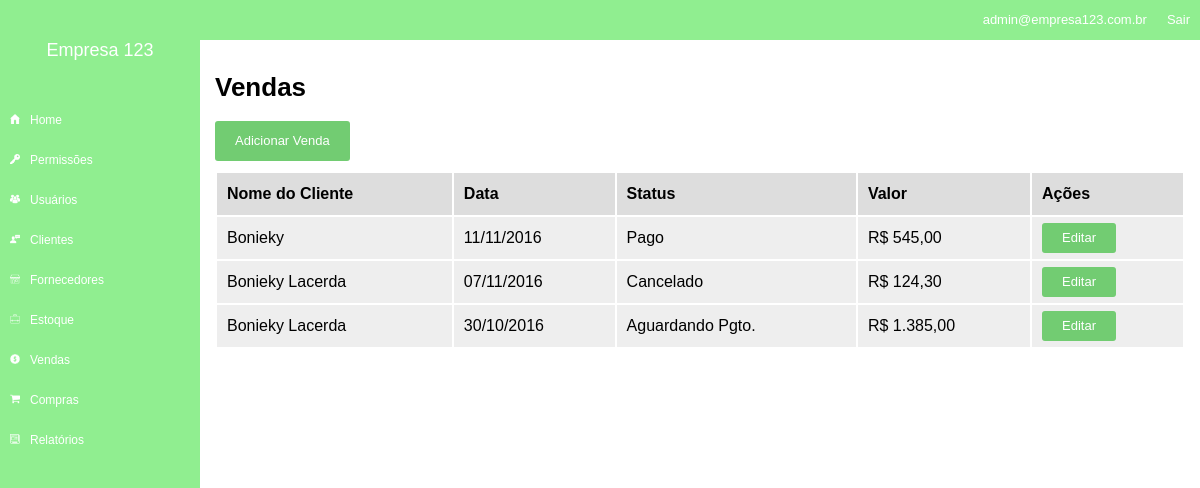
/sales (signed in), run on the app's committed database.
### tables this page shows
CREATE TABLE `sales` (
  `id` int(11) unsigned NOT NULL AUTO_INCREMENT,
  `id_company` int(11) NOT NULL,
  `id_client` int(11) NOT NULL,
  `id_user` int(11) NOT NULL,
  `date_sale` datetime NOT NULL,
  `total_price` float NOT NULL,
  `status` tinyint(1) NOT NULL,
  PRIMARY KEY (`id`)
);

CREATE TABLE `clients` (
  `id` int(11) unsigned NOT NULL AUTO_INCREMENT,
  `id_company` int(11) NOT NULL,
  `name` varchar(100) NOT NULL DEFAULT '',
  `email` varchar(100) DEFAULT NULL,
  `phone` varchar(50) DEFAULT NULL,
  `address` varchar(100) DEFAULT NULL,
  `address2` varchar(100) DEFAULT NULL,
  `address_number` varchar(50) DEFAULT NULL,
  `address_neighb` varchar(100) DEFAULT NULL,
  `address_city` varchar(50) DEFAULT NULL,
  `address_state` varchar(50) DEFAULT NULL,
  `address_country` varchar(50) DEFAULT NULL,
  `address_zipcode` varchar(50) DEFAULT NULL,
  `stars` int(11) NOT NULL DEFAULT '3',
  `internal_obs` text,
  PRIMARY KEY (`id`)
);

### core/Controller.php (called while the page is built, shortened)
<?php
class controller {
	public function loadTemplate($viewName, $viewData = array()) {
		include 'views/template.php';
	}
	public function loadViewInTemplate($viewName, $viewData) {
		extract($viewData);
		include 'views/'.$viewName.'.php';
	}
}

### core/Core.php (called while the page is built, shortened)
<?php
class Core {
	public function run() {
        $url = explode('index.php', $_SERVER['PHP_SELF']);
        $url = end($url);
		$params = array();
		if(!empty($url) && $url != '/') {
			$url = explode('/', $url);
			array_shift($url);
			array_shift($url);
			if(isset($url[0])) {
				$currentAction = $url[0];
				array_shift($url);
			} else {
				$currentAction = 'index';
			}
		} else {
			$currentController = 'homeController';
			$currentAction = 'index';
		}
		$c = new $currentController();
		call_user_func_array(array($c, $currentAction), $params);
	}
}

### index.php (called while the page is built, shortened)
<?php
require 'config.php';
$core = new Core();
$core->run();
?>

### core/Model.php (called while the page is built, shortened)
<?php
class model {
	public function __construct() {
		global $config;
		$this->db = new PDO("mysql:dbname=".$config['dbname'].";host=".$config['host'], $config['dbuser'], $config['dbpass']);
	}
}
?>

### config.php (called while the page is built, shortened)
<?php
$config = array();
if(ENVIRONMENT == 'development') {
	$config['dbname'] = 'estagio1';
	$config['host'] = 'localhost';
	$config['dbuser'] = 'root';
	$config['dbpass'] = '';
} else {
	$config['dbname'] = 'estagio1';
	$config['host'] = 'localhost';
	$config['dbuser'] = 'root';
	$config['dbpass'] = '';
}
?>

### models/Sales.php (called while the page is built, shortened)
<?php
class Sales extends model {
	public function getList($offset, $id_company) {
		$array = array();
		$sql = $this->db->prepare("
			SELECT
				sales.id,
				sales.date_sale,
				sales.total_price,
				sales.status,
				clients.name
			FROM sales
			LEFT JOIN clients ON clients.id = sales.id_client
			WHERE
				sales.id_company = :id_company
			ORDER BY sales.date_sale DESC
			LIMIT $offset, 10");
		$sql->bindValue(":id_company", $id_company);
		$sql->execute();
		if($sql->rowCount() > 0) {
			$array = $sql->fetchAll();
		}
		return $array;
	}
}

### models/Users.php (called while the page is built, shortened)
<?php
class Users extends model {
	private $userInfo;
	private $permissions;
	public function setLoggedUser() {
		if(isset($_SESSION['ccUser']) && !empty($_SESSION['ccUser'])) {
			$id = $_SESSION['ccUser'];
			$sql = $this->db->prepare("SELECT * FROM users WHERE id = :id");
			$sql->bindValue(':id', $id);
			$sql->execute();
			if($sql->rowCount() > 0) {
				$this->userInfo = $sql->fetch();
				$this->permissions = new Permissions();
				$this->permissions->setGroup($this->userInfo['id_group'], $this->userInfo['id_company']);
			}
		}
	}
	public function hasPermission($name) {
		return $this->permissions->hasPermission($name);
	}
	public function getCompany() {
		if(isset($this->userInfo['id_company'])) {
			return $this->userInfo['id_company'];
		} else {
			return 0;
		}
	}
}

### models/Permissions.php (called while the page is built, shortened)
<?php
class Permissions extends model {
	private $permissions;
	public function setGroup($id, $id_company) {
		$this->permissions = array();
		$sql = $this->db->prepare("SELECT params FROM permission_groups WHERE id = :id AND id_company = :id_company");
		$sql->bindValue(':id', $id);
		$sql->bindValue(':id_company', $id_company);
		$sql->execute();
		if($sql->rowCount() > 0) {
			$row = $sql->fetch();
			$params = $row['params'];
			$sql = $this->db->prepare("SELECT name FROM permission_params WHERE id IN ($params) AND id_company = :id_company");
			$sql->bindValue(':id_company', $id_company);
			$sql->execute();
			if($sql->rowCount() > 0) {
				foreach($sql->fetchAll() as $item) {
					$this->permissions[] = $item['name'];
				}
			}
		}
	}
	public function hasPermission($name) {
		if(in_array($name, $this->permissions)) {
			return true;
		} else {
			return false;
		}
	}
}

### views/sales.php (the view)
<h1>Vendas</h1>
<div class="button"><a href="<?php echo BASE_URL; ?>/sales/add">Adicionar Venda</a></div>
<table border="0" width="100%">
	<tr>
		<th>Nome do Cliente</th>
		<th>Data</th>
		<th>Status</th>
		<th>Valor</th>
		<th>Ações</th>
	</tr>
	<?php foreach($sales_list as $sale_item): ?>
	<tr>
		<td><?php echo $sale_item['name']; ?></td>
		<td><?php echo date('d/m/Y', strtotime($sale_item['date_sale'])); ?></td>
		<td><?php echo $statuses[$sale_item['status']]; ?></td>
		<td>R$ <?php echo number_format($sale_item['total_price'], 2, ',', '.'); ?></td>
		<td>
			<div class="button button_small"><a href="<?php echo BASE_URL; ?>/sales/edit/<?php echo $sale_item['id']; ?>">Editar</a></div>
		</td>
	</tr>
	<?php endforeach; ?>
</table>

### assets/css/template.css (style rules this page uses)
body { margin:0; padding:0; font-size:13px; font-family:Arial; }
input[type=submit], button, .button { border:0px; background-color:#72cc72; color:#FFF; height:40px; line-height: 40px; border-radius:3px; padding-left:20px; padding-right:20px; cursor:pointer; font-size:13px; display: inline-block; }
.button_small { height:30px; line-height: 30px; }
.button a { color:#FFF; text-decoration: none; }
table { margin-top:10px; }
table th { height:40px; line-height: 40px; background-color:#DDD; text-align: left; padding-left:10px; padding-right: 10px; }
table td { height:40px; line-height: 40px; background-color:#EEE; text-align: left; padding-left:10px; padding-right: 10px; }

### data on the page
sales: id_client.name "Bonieky", date_sale "11/11/2016", status "Pago", total_price "545,00"
sales: id_client.name "Bonieky Lacerda", date_sale "07/11/2016", status "Cancelado", total_price "124,30"
sales: id_client.name "Bonieky Lacerda", date_sale "30/10/2016", status "Aguardando Pgto.", total_price "1.385,00"

### other printed values
$viewData['company_name'] "Empresa 123"
$viewData['user_email'] "admin@empresa123.com.br"
